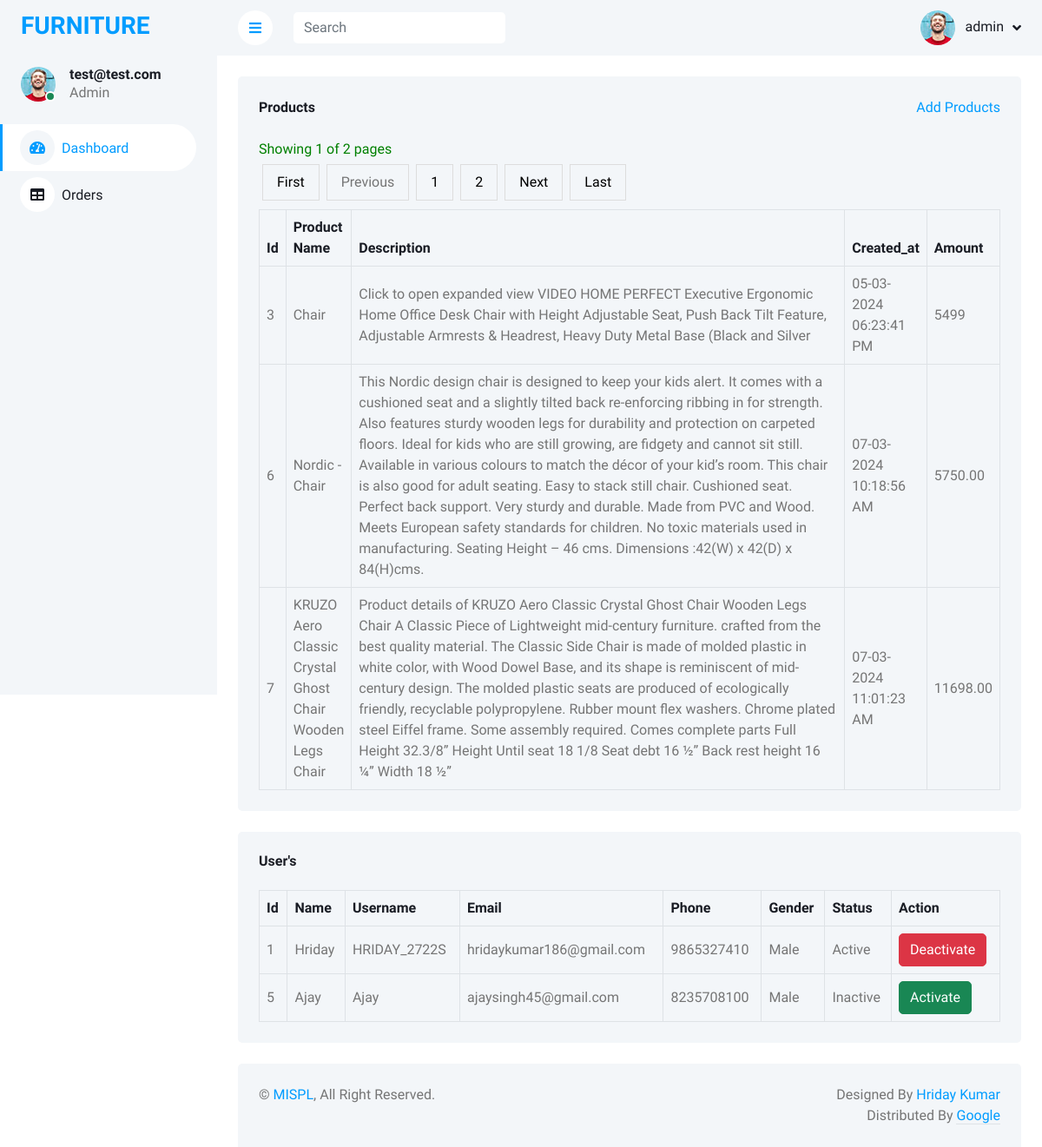
Page /Admin/Admindashboard/admindashboard.php on the committed database.
### tables this page shows
CREATE TABLE `products` (
  `product_id` int(11) NOT NULL,
  `name` varchar(500) NOT NULL,
  `description` varchar(1000) NOT NULL,
  `amount` varchar(250) NOT NULL,
  `image` varchar(800) DEFAULT NULL,
  `created_at` varchar(250) NOT NULL
);

CREATE TABLE `users` (
  `id` int(11) NOT NULL,
  `firstname` varchar(250) NOT NULL,
  `lastname` varchar(250) DEFAULT NULL,
  `username` varchar(255) NOT NULL,
  `email` varchar(250) NOT NULL,
  `phone` varchar(10) NOT NULL,
  `birthday` varchar(250) NOT NULL,
  `gender` varchar(20) NOT NULL,
  `status` int(11) NOT NULL DEFAULT 0,
  `password` varchar(250) NOT NULL,
  `created_at` varchar(250) NOT NULL,
  `token` varchar(753) DEFAULT NULL,
  `exp_date` varchar(369) DEFAULT NULL
);

### Admin/Admindashboard/admindashboard.php (the view, shortened to what this page needs)
<?php
require_once "../config.php";
$start = 0;
$row_per_page = 3;
$sql = "SELECT * FROM products";
$records = $conn->query( $sql );
$nr_of_rows = $records->num_rows;
$pages = ceil($nr_of_rows/$row_per_page);
?>
<!DOCTYPE html>
<html lang="en">
<head>
    <link href="https://cdnjs.cloudflare.com/ajax/libs/font-awesome/5.10.0/css/all.min.css" rel="stylesheet">
    <link href="https://cdn.jsdelivr.net/npm/bootstrap-icons@1.4.1/font/bootstrap-icons.css" rel="stylesheet">
    <link href="lib/owlcarousel/assets/owl.carousel.min.css" rel="stylesheet">
    <link href="lib/tempusdominus/css/tempusdominus-bootstrap-4.min.css" rel="stylesheet" />
    <link href="css/bootstrap.min.css" rel="stylesheet">
    <link href="css/style.css" rel="stylesheet">
</head>
<body>
    <div class="container-xxl position-relative bg-white d-flex p-0">
        <?php
        $sql = "SELECT * FROM admin";
        $result = $conn->query($sql);
        if ($result->num_rows > 0) {
            while ($row = $result->fetch_assoc()) {
                ?>
        <div class="sidebar pe-4 pb-3">
            <nav class="navbar bg-light navbar-light">
                <a href="../../index.php" class="navbar-brand mx-4 mb-3">
                    <h3 class="text-primary"></i>FURNITURE</h3>
                </a>
                <div class="d-flex align-items-center ms-4 mb-4">
                    <div class="position-relative">
                        <img class="rounded-circle" src="img/user.jpg" alt="" style="width: 40px; height: 40px;">
                        <div class="bg-success rounded-circle border border-2 border-white position-absolute end-0 bottom-0 p-1"></div>
                    </div>
                    <div class="ms-3">
                        <h6 class="mb-0"><?php echo $row["email"]; ?></h6>
                        <span>Admin</span>
                    </div>
                </div>
                <div class="navbar-nav w-100">
                    <a href="admindashboard.php" class="nav-item nav-link active"><i class="fa fa-tachometer-alt me-2"></i>Dashboard</a>
                    <a href="order.php" class="nav-item nav-link"><i class="fa fa-table me-2"></i>Orders</a>
                </div>
            </nav>
        </div>
        <div class="content">
            <nav class="navbar navbar-expand bg-light navbar-light sticky-top px-4 py-0">
                <a href="#" class="sidebar-toggler flex-shrink-0">
                    <i class="fa fa-bars"></i>
                </a>
                <form class="d-none d-md-flex ms-4">
                    <input class="form-control border-0" type="search" placeholder="Search">
                </form>
                <div class="navbar-nav align-items-center ms-auto">
                    <div class="nav-item dropdown">
                        <a href="#" class="nav-link dropdown-toggle" data-bs-toggle="dropdown">
                            <img class="rounded-circle me-lg-2" src="img/user.jpg" alt="" style="width: 40px; height: 40px;">
                            <span class="d-none d-lg-inline-flex"><?php echo $row["username"]; ?></span>
                        </a>
                    </div>
                </div>
            </nav>
            <?php
            }
                }
            ?>
            <div class="container-fluid pt-4 px-4">
                <div class="bg-light text-center rounded p-4">
                    <div class="d-flex align-items-center justify-content-between mb-4">
                        <h6 class="mb-0">Products</h6>
                        <a href="../Add products/addproduct.php">Add Products</a>
                    </div>
                    <div class="table-responsive">
                        <table class="table text-start align-middle table-bordered table-hover mb-0">
                            <thead>
                                <tr class="text-dark">
                                    <th scope="col">Id</th>
                                    <th scope="col">Product Name</th>
                                    <th scope="col">Description</th>
                                    <th scope="col">Created_at</th>
                                    <th scope="col">Amount</th>
                                </tr>
                            </thead>
                            <tbody>
                                <?php
                                $sql = "SELECT * FROM products LIMIT $start,$row_per_page";
                                $result = $conn->query($sql);
                                if ($result->num_rows > 0) {
                                    while ($row = $result->fetch_assoc()) {
                                        ?>
                                <tr>
                                    <td><?php echo $row['product_id']; ?></td>
                                    <td><?php echo $row['name']; ?></td>
                                    <td style="width: 600px; height:100px;"><?php echo $row['description']; ?></td>
                                    <td><?php echo $row['created_at']; ?></td>
                                    <td><?php echo $row['amount']; ?></td>
                                </tr>
                                <?php
                                    }
                                }
                                ?>
                                <div class="page-info">
                                    <?php
                                        if(!isset($_GET['page-nr'])){
                                            $page = 1;
                                        }else{
                                            $page = $_GET['page-nr'];
                                        }
                                    ?>
                                    Showing <?php echo $page ?> of <?php echo $pages ?> pages
                                </div>
                            <div class="pagination">
                                <a href="?page-nr=1">First</a>
                                <?php
                                if(isset($_GET['page-nr']) && $_GET['page-nr'] > 1){
                                    ?>
                                    <a href="?page-nr=<?php echo $_GET['page-nr'] - 1 ?>">Previous</a>
                                    <?php
                                    }else{
                                        ?>
                                        <a>Previous</a>
                                        <?php
                                    }
                                    ?>
                                <div class="page-numbers">
                                    <?php
                                    for($counter = 1; $counter <= $pages; $counter ++){
                                        ?>
                                        <a href="?page-nr=<?php echo $counter ?>"><?php echo $counter ?></a>
                                        <?php
                                        }
                                        ?>
                                </div>
                                <?php
                                if(!isset($_GET['page-nr'])){
                                    ?>
                                    <a href="?page-nr = 2">Next</a>
                                    <?php
                                            }
                                            ?>
                                <a href="?page-nr=<?php echo $pages?>">Last</a>
                            </div>
                            </tbody>
                        </table>
                    </div>
                </div>
            </div>
            <div class="container-fluid pt-4 px-4">
                <div class="bg-light text-center rounded p-4">
                    <div class="d-flex align-items-center justify-content-between mb-4">
                        <h6 class="mb-0">User's</h6>
                    </div>
                    <div class="table-responsive">
                        <table class="table text-start align-middle table-bordered table-hover mb-0">
                            <thead>
                                <tr class="text-dark">
                                    <th scope="col">Id</th>
                                    <th scope="col">Name</th>
                                    <th scope="col">Username</th>
                                    <th scope="col">Email</th>
                                    <th scope="col">Phone</th>
                                    <th scope="col">Gender</th>
                                    <th scope="col">Status</th>
                                    <th scope="col">Action</th>
                                </tr>
                            </thead>
                            <tbody>
                                <?php
                                $sql = "SELECT * FROM users";
                                $result = $conn->query($sql);
                                if ($result->num_rows > 0) {
                                    while ($row = $result->fetch_assoc()) {
                                        ?>
                                <tr>
                                    <td><?php echo $row['id']; ?></td>
                                    <td><?php echo $row['firstname']; ?></td>
                                    <td><?php echo $row['username']; ?></td>
                                    <td><?php echo $row['email']; ?></td>
                                    <td><?php echo $row['phone']; ?></td>
                                    <td><?php echo $row['gender']; ?></td>
                                    <td><?php
                                        if($row['status']=="1") {
                                        echo "Active";
                                        }
                                        else{
                                        echo "Inactive";
                                        }  ?>
                                    </td>
                                    <td><?php
                                    if($row['status']=="1"){
                                        echo "<a href=deactive.php?id=".$row['id']." class='btn btn-danger'>Deactivate</a>";
                                    }
                                    else{
                                        echo "<a href=active.php?id=".$row['id']." class='btn btn-success'>Activate</a>";
                                    }
                                    ?>
                                    </td>
                                </tr>
                                <?php
                                    }
                                }
                                ?>
                            </tbody>
                        </table>
                    </div>
                </div>
            </div>
            <div class="container-fluid pt-4 px-4">
                <div class="bg-light rounded-top p-4">
                    <div class="row">
                        <div class="col-12 col-sm-6 text-center text-sm-start">
                            &copy; <a href="#">MISPL</a>, All Right Reserved.
                        </div>
                        <div class="col-12 col-sm-6 text-center text-sm-end">
                            Designed By <a href="">Hriday Kumar</a>
                        Distributed By <a class="border-bottom" href="#" target="_blank">Google</a>
                        </div>
                    </div>
                </div>
            </div>
        </div>
    </div>
</body>
</html>

### Admin/Admindashboard/css/style.css (style rules this page uses)
:root { --primary: #009CFF; --light: #F3F6F9; --dark: #191C24; }
.btn { transition: .5s; }
.sidebar { position: fixed; top: 0; left: 0; bottom: 0; width: 250px; height: 100vh; overflow-y: auto; background: var(--light); transition: 0.5s; z-index: 999; }
.content { margin-left: 250px; min-height: 100vh; background: #FFFFFF; transition: 0.5s; }
@media (min-width: 992px) { .sidebar { margin-left: 0; } }
@media (min-width: 992px) { .content { width: calc(100% - 250px); } }
.sidebar .navbar .navbar-nav .nav-link { padding: 7px 20px; color: var(--dark); font-weight: 500; border-left: 3px solid var(--light); border-radius: 0 30px 30px 0; outline: none; }
.sidebar .navbar .navbar-nav .nav-link:hover, .sidebar .navbar .navbar-nav .nav-link.active { color: var(--primary); background: #FFFFFF; border-color: var(--primary); }
.sidebar .navbar .navbar-nav .nav-link i { width: 40px; height: 40px; display: inline-flex; align-items: center; justify-content: center; background: #FFFFFF; border-radius: 40px; }
.sidebar .navbar .navbar-nav .nav-link:hover i, .sidebar .navbar .navbar-nav .nav-link.active i { background: var(--light); }
.content .navbar .navbar-nav .nav-link { margin-left: 25px; padding: 12px 0; color: var(--dark); outline: none; }
.content .navbar .sidebar-toggler, .content .navbar .navbar-nav .nav-link i { width: 40px; height: 40px; display: inline-flex; align-items: center; justify-content: center; background: #FFFFFF; border-radius: 40px; }
.content .navbar .dropdown-toggle::after { margin-left: 6px; vertical-align: middle; border: none; content: "\f107"; font-family: "Font Awesome 5 Free"; font-weight: 900; transition: .5s; }

### Admin/Admindashboard/admindashboard.php (style rules this page uses)
.pagination { display: flex; text-align: center; padding-bottom: 10px; text-align: left; }
.pagination a { color: black; float: left; padding: 8px 16px; text-decoration: none; transition: background-color .3s; border: 1px solid #ddd; margin: 0 4px; }
.page-info { text-align: left; padding-bottom: 5px; color: green; }

### rows in the picture
products: product_id "3", name "Chair", description "Click to open expanded view VIDEO HOME PERFECT Executive Ergonomic Home Office Desk Chair with Height Adjustable Seat, Push Back Tilt Feature, Adjustable Armrests & Headrest, Heavy Duty Metal Base (Black and Silver", created_at "05-03-2024 06:23:41 PM", amount "5499"
products: product_id "6", name "Nordic - Chair", description "This Nordic design chair is designed to keep your kids alert. It comes with a cushioned seat and a slightly tilted back re-enforcing ribbing in for strength. Also features sturdy wooden legs for durability and protection on carpeted floors. Ideal for kids who are still growing, are fidgety and cannot sit still. Available in various colours to match the décor of your kid’s room. This chair is also good for adult seating. Easy to stack still chair. Cushioned seat. Perfect back support. Very sturdy and durable. Made from PVC and Wood. Meets European safety standards for children. No toxic materials used in manufacturing. Seating Height – 46 cms. Dimensions :42(W) x 42(D) x 84(H)cms.", created_at "07-03-2024 10:18:56 AM", amount "5750.00"
products: product_id "7", name "KRUZO Aero Classic Crystal Ghost Chair Wooden Legs Chair", description "Product details of KRUZO Aero Classic Crystal Ghost Chair Wooden Legs Chair A Classic Piece of Lightweight mid-century furniture. crafted from the best quality material. The Classic Side Chair is made of molded plastic in white color, with Wood Dowel Base, and its shape is reminiscent of mid-century design. The molded plastic seats are produced of ecologically friendly, recyclable polypropylene. Rubber mount flex washers. Chrome plated steel Eiffel frame. Some assembly required. Comes complete parts Full Height 32.3/8” Height Until seat 18 1/8 Seat debt 16 ½” Back rest height 16 ¼” Width 18 ½”", created_at "07-03-2024 11:01:23 AM", amount "11698.00"
users: id "1", firstname "Hriday", username "HRIDAY_2722S", email "hridaykumar186@gmail.com", phone "9865327410", gender "Male", status "Active"
users: id "5", firstname "Ajay", username "Ajay", email "ajaysingh45@gmail.com", phone "8235708100", gender "Male", status "Inactive"

### other values in the picture
$row["email"] "test@test.com"
$row["username"] "admin"
$page "1"
$pages "2"
